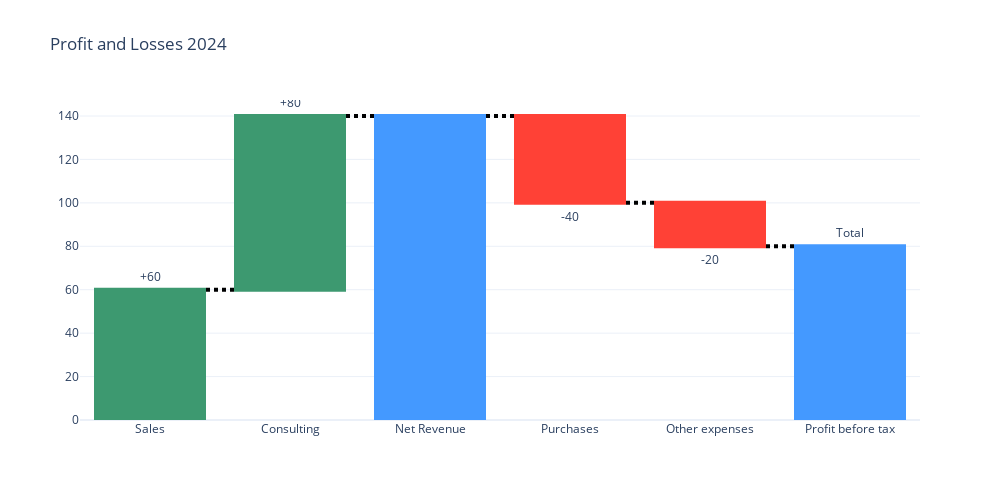

Here is the notebook cell this chart was saved with:
### Markdown cell above
5. Customise the connectors between the bars by using the argument `connector`, which receives a dictionary (or a string value in simple cases) which define the aesthetics of the connectors. In this example, we chose  thick dotted black lines

### Code cell
fig = go.Figure(go.Waterfall(x = ["Sales", "Consulting", "Net Revenue", "Purchases", "Other expenses", "Profit before tax"],
                             y = [60, 80, 0, -40, -20, 0],
                             text = ["+60", "+80", "", "-40", "-20", "Total"],
                             textposition = "outside",
                             measure = ["relative", "relative", "total", "relative", "relative", "total"],
                             connector = {"mode":"between", "line":{"width":4, "color":"rgb(0, 0, 0)", "dash":"dot"}}
                             ))

fig.update_layout(title = "Profit and Losses 2024",
                  template='plotly_white',
                  width=1000,
                  height=500)

fig.show()

### Figure 1 — Plotly figure (JSON) as saved in the notebook; plotly's stock layout.template omitted (floating-point values rounded to 4 significant figures)
{"data": [{"connector": {"line": {"color": "rgb(0, 0, 0)", "dash": "dot", "width": 4}, "mode": "between"}, "measure": ["relative", "relative", "total", "relative", "relative", "total"], "text": ["+60", "+80", "", "-40", "-20", "Total"], "textposition": "outside", "type": "waterfall", "x": ["Sales", "Consulting", "Net Revenue", "Purchases", "Other expenses", "Profit before tax"], "y": [60, 80, 0, -40, -20, 0]}], "layout": {"height": 500, "title": {"text": "Profit and Losses 2024"}, "width": 1000}}
